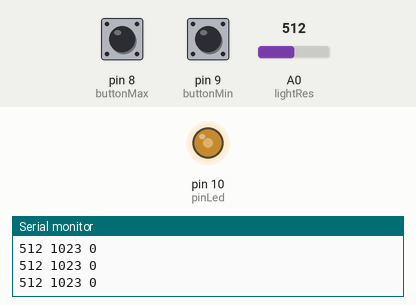
Recording of a sketch running on a simulated Arduino Uno, built with avr-gcc and run on an emulated ATmega328P. On the bench: output pins drawn as LEDs (lit = HIGH), the last lines printed to the serial monitor. Inputs (shaded band) come from the test bench; at power-on: A0 (lightRes) = 512, pin 8 (buttonMax) LOW, pin 9 (buttonMin) LOW.

Above: at 1.2 s.
1.3 s: A0 (lightRes) set to 306
At 1.8 s:
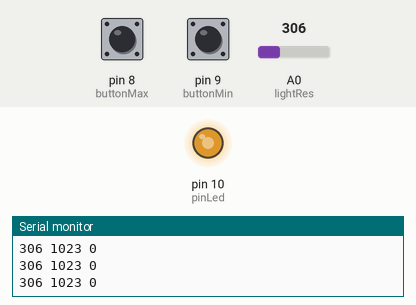
2.8 s: pin 8 (buttonMax) pulled HIGH for 0.15 s
At 3.6 s:
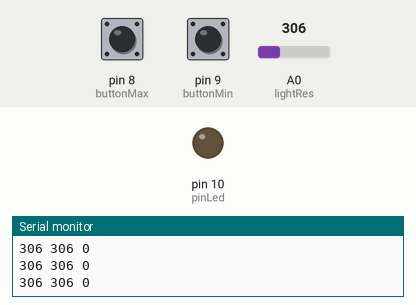
4.4 s: pin 9 (buttonMin) pulled HIGH for 0.15 s
At 4.9 s:
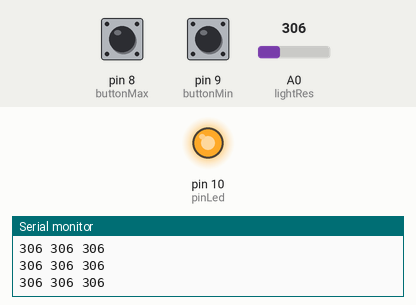
6.0 s: A0 (lightRes) set to 0
9.0 s: pin 9 (buttonMin) pulled HIGH for 1 s
At 9.9 s:
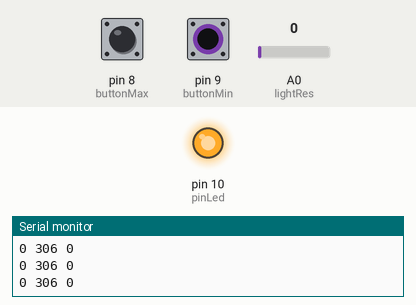
11.5 s: A0 (lightRes) set to 265
At 12.7 s:
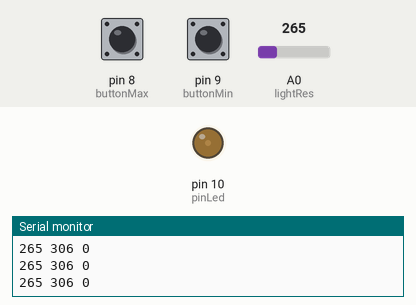
Timing chart, 0 to 14.0 s (numbered marks = the images above; inputs shaded):
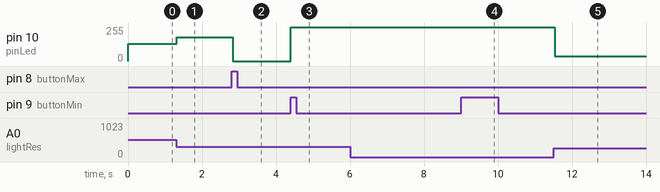

Measured:
- after the input at 1.3 s, pin 10 (pinLed): 128/255 → 179/255 at once
- after the input at 2.8 s, pin 10 (pinLed): 179/255 → 0/255 at once
- after the input at 4.4 s, pin 10 (pinLed): 0/255 → 254/255 at once
- after the input at 9.0 s, pin 10 (pinLed): 254/255 → 255/255 at once
- after the input at 11.5 s, pin 10 (pinLed): 255/255 → 35/255 at once

The sketch:

MinMaxLed.ino
```cpp
 // pin assignments
 int buttonMax = 8;
 int buttonMin = 9;
 int pinLed = 10;
 int lightRes = 0;

 int Min = 0;
 int Max = 1023;
 boolean maxPress=false;
 boolean minPress=false;
 // initialize the serial port
 // and declare inputs and outputs
 void setup() {
   pinMode(buttonMax, INPUT);
   pinMode(buttonMin, INPUT);
   pinMode(pinLed, OUTPUT);
   Serial.begin(9600);
 }

 void loop() {

   maxPress = digitalRead(buttonMax);
   minPress = digitalRead(buttonMin);
   int light = analogRead(lightRes);
   Serial.print(light);
   Serial.print(" ");
   Serial.print(Max);
   Serial.print(" ");
   Serial.println(Min);
   if(maxPress==HIGH){
     Max = light;
   }
   else if (minPress==HIGH){
     Min = light;
   }

   int ledout = map(light,Min,Max,255,0);
   if(ledout > 255)
   {
    ledout = 255;
   }
   if(ledout < 0)
   {
    ledout = 0;
   }
   analogWrite(pinLed,ledout);
   delay(50);
 }
```
